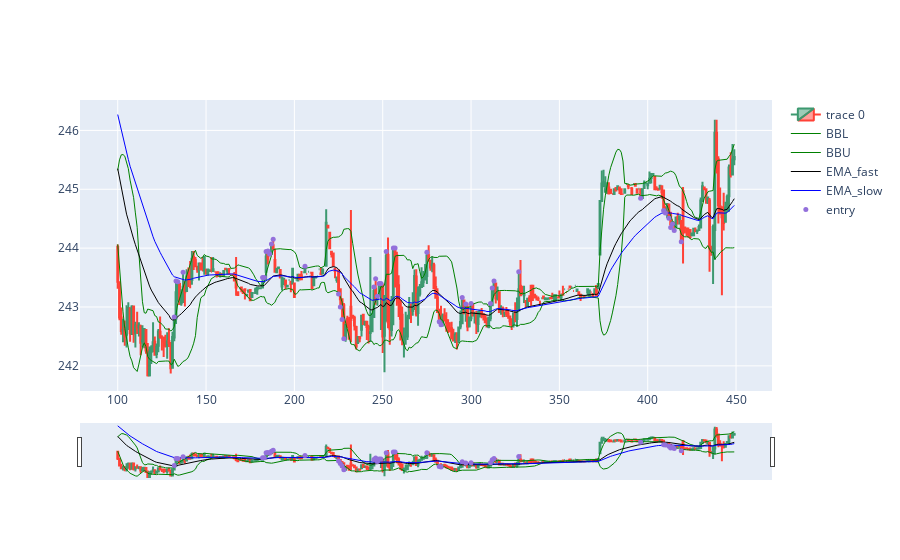

Notebook code for this chart:
### Code cell
import plotly.graph_objects as go
from plotly.subplots import make_subplots
from datetime import datetime
st=100
dfpl = df[st:st+350]
#dfpl.reset_index(inplace=True)
fig = go.Figure(data=[go.Candlestick(x=dfpl.index,
                open=dfpl['Open'],
                high=dfpl['High'],
                low=dfpl['Low'],
                close=dfpl['Close']),

                go.Scatter(x=dfpl.index, y=dfpl['BBL_15_1.5'], 
                           line=dict(color='green', width=1), 
                           name="BBL"),
                go.Scatter(x=dfpl.index, y=dfpl['BBU_15_1.5'], 
                           line=dict(color='green', width=1), 
                           name="BBU"),
                go.Scatter(x=dfpl.index, y=dfpl['EMA_fast'], 
                           line=dict(color='black', width=1), 
                           name="EMA_fast"),
                go.Scatter(x=dfpl.index, y=dfpl['EMA_slow'], 
                           line=dict(color='blue', width=1), 
                           name="EMA_slow")])

fig.add_scatter(x=dfpl.index, y=dfpl['pointpos'], mode="markers",
                marker=dict(size=5, color="MediumPurple"),
                name="entry")

fig.show()

### Figure 1 — Plotly figure (JSON) as saved in the notebook; plotly's stock layout.template omitted (floating-point values rounded to 4 significant figures; data arrays with more than 128 entries replaced by an {"elided": "..."} marker saying what was removed)
{"data": [{"close": {"elided": "350 float values"}, "high": {"elided": "350 float values"}, "low": {"elided": "350 float values"}, "open": {"elided": "350 float values"}, "type": "candlestick", "x": {"elided": "350 int values"}}, {"line": {"color": "green", "width": 1}, "name": "BBL", "type": "scatter", "x": {"elided": "350 int values"}, "y": {"elided": "350 float values"}}, {"line": {"color": "green", "width": 1}, "name": "BBU", "type": "scatter", "x": {"elided": "350 int values"}, "y": {"elided": "350 float values"}}, {"line": {"color": "black", "width": 1}, "name": "EMA_fast", "type": "scatter", "x": {"elided": "350 int values"}, "y": {"elided": "350 float values"}}, {"line": {"color": "blue", "width": 1}, "name": "EMA_slow", "type": "scatter", "x": {"elided": "350 int values"}, "y": {"elided": "350 float values"}}, {"marker": {"color": "MediumPurple", "size": 5}, "mode": "markers", "name": "entry", "type": "scatter", "x": {"elided": "350 int values"}, "y": {"elided": "350 float values"}}], "layout": {}}
